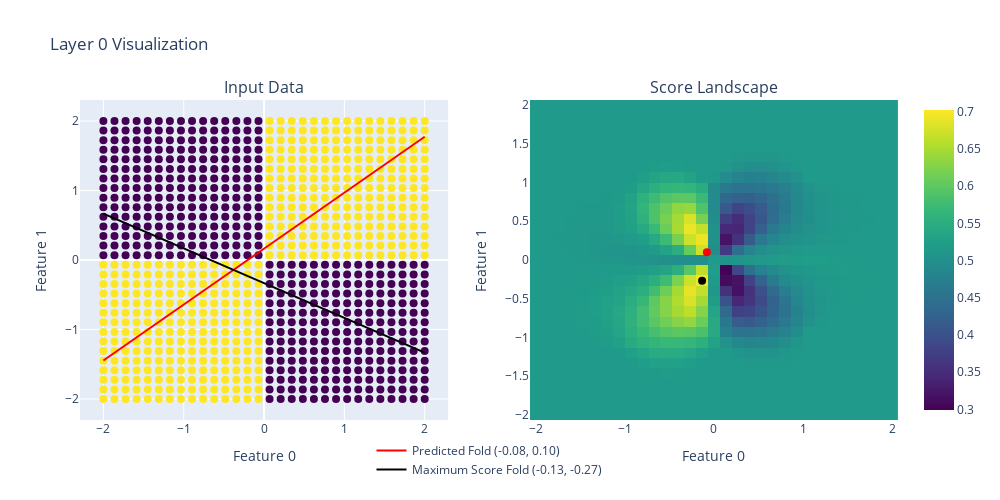
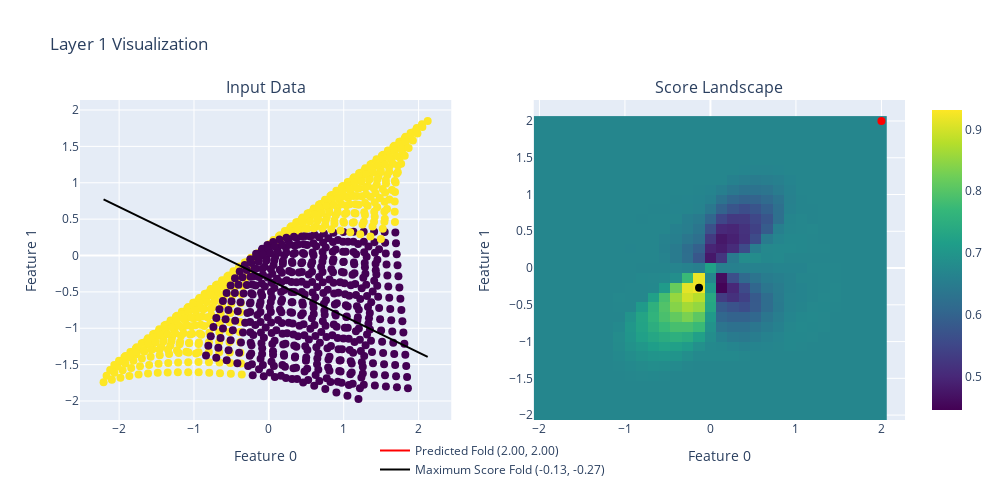

The code cell stored with these charts, in order, in its notebook:
### Code cell
reimport("from vis_helpers import *", globals())
max_score, best_folds = iscore_landscape(test, score_layers=None, create_plot=True, density=31, verbose=1)
